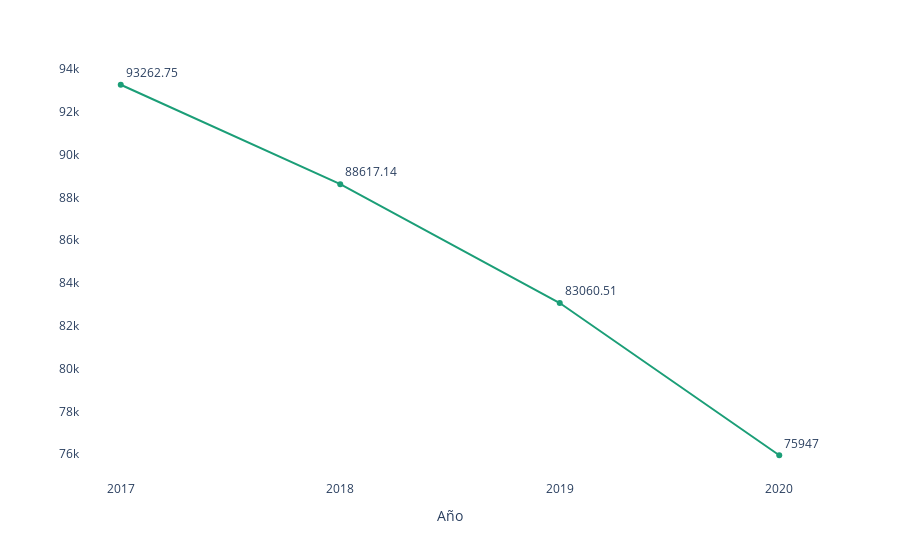

The notebook cell saved with this chart:
### Code cell
import plotly.express as px
fig = px.line(vab_selected, x=vab_selected['Anio'], y=vab_selected['Valor'], 
              markers=True, labels=None,color_discrete_sequence=px.colors.qualitative.Dark2,
              text=vab_selected['Valor'])
fig.update_traces(textposition="top right")
fig.update_xaxes(showgrid=True, gridwidth=0.05, gridcolor='rgba(230, 230, 230, 0.8)')
fig.update_yaxes(showgrid=True, gridwidth=0.01, gridcolor='rgba(230, 230, 230, 0.8)')
fig.update_layout(yaxis_title=None, xaxis_title='Año',paper_bgcolor= 'rgba(0, 0, 0, 0)',
                  plot_bgcolor= 'rgba(0, 0, 0, 0)')
fig.show()

### Figure 1 — Plotly figure (JSON) as saved in the notebook; plotly's stock layout.template omitted (floating-point values rounded to 4 significant figures)
{"data": [{"hovertemplate": "Anio=%{x}<br>Valor=%{text}<extra></extra>", "legendgroup": "", "line": {"color": "rgb(27,158,119)", "dash": "solid"}, "marker": {"symbol": "circle"}, "mode": "lines+text+markers", "name": "", "orientation": "v", "showlegend": false, "text": [93260.0, 88620.0, 83060.0, 75950.0], "textposition": "top right", "type": "scatter", "x": ["2017", "2018", "2019", "2020"], "xaxis": "x", "y": [93260.0, 88620.0, 83060.0, 75950.0], "yaxis": "y"}], "layout": {"legend": {"tracegroupgap": 0}, "margin": {"t": 60}, "paper_bgcolor": "rgba(0, 0, 0, 0)", "plot_bgcolor": "rgba(0, 0, 0, 0)", "xaxis": {"anchor": "y", "domain": [0, 1], "gridcolor": "rgba(230, 230, 230, 0.8)", "gridwidth": 0.05, "showgrid": true, "title": {"text": "Año"}}, "yaxis": {"anchor": "x", "domain": [0, 1], "gridcolor": "rgba(230, 230, 230, 0.8)", "gridwidth": 0.01, "showgrid": true, "title": {}}}}
